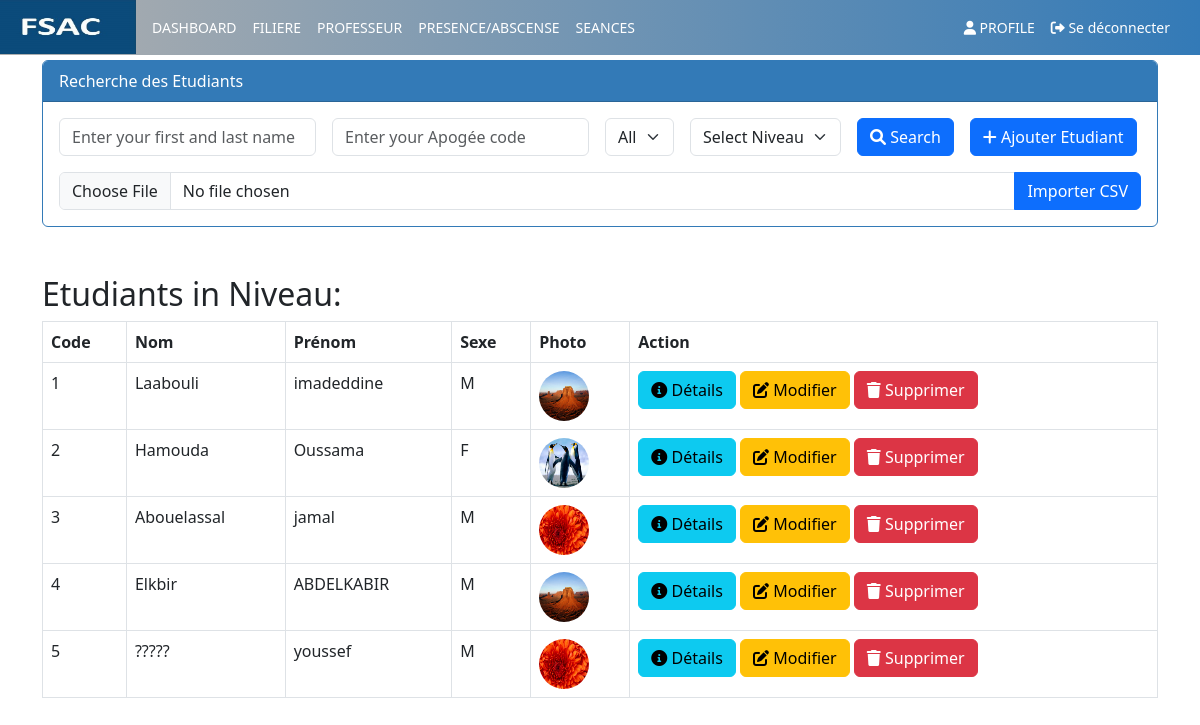
The page /page/listEtudiants.php (signed in) on the database its author committed.
### tables this page shows
CREATE TABLE IF NOT EXISTS Etudiant (
    code INT AUTO_INCREMENT PRIMARY KEY,
    nom VARCHAR(50),
    prenom VARCHAR(50),
    sex VARCHAR(50),
    niveau VARCHAR(50),
    photo VARCHAR(100),
    date_naissance Varchar(100),
    lieu_naissance Varchar(50),
    cin VARCHAR(255),
    password VARCHAR(255),
    idfiliere INT,
    FOREIGN KEY (idfiliere) REFERENCES Filiere(idfiliere)
);

### page/listEtudiants.php (the view, shortened to what this page needs)
<?php
require_once('connection_db.php');
$nomf = isset($_GET['fname']) ? $_GET['fname'] : "";
$code = isset($_GET['code']) ? $_GET['code'] : "";
$sex = isset($_GET['sex']) ? $_GET['sex'] : "all";
$niveau = isset($_GET['niveau']) ? $_GET['niveau'] : "";
function fetchEtudiants($pdo, $nomf, $code, $sex, $niveau) {
    $params = [];
    $sql = "SELECT * FROM Etudiant WHERE 1=1";
    try {
        $query = $pdo->prepare($sql);
        $query->execute($params);
        return $query->fetchAll();
    } catch (Exception $e) {
        die("<p>Error fetching students: " . $e->getMessage() . "</p>");
    }
}
$etudiants = fetchEtudiants($pdo, $nomf, $code, $sex, $niveau);
?>
<!DOCTYPE html>
<html lang="en">
<head>
    <link rel="stylesheet" href="https://cdn.jsdelivr.net/npm/bootstrap@5.3.3/dist/css/bootstrap.min.css">
    <link rel="stylesheet" href="../css/monstyle.css">
</head>
<body>
    <?php include("menu.php"); ?>
    <div class="container mt-5">
        <div class="card border-primary"style="margin-top :60px;">
            <div class="card-header bg-primary text-white">Recherche des Etudiants</div>
            <div class="card-body">
                <form method="get" action="listEtudiants.php" class="row g-3">
                    <div class="col-auto"><input type="text" placeholder="Enter your first and last name" name="fname" class="form-control" value="<?php echo htmlspecialchars($nomf); ?>"></div>
                    <div class="col-auto"><input type="text" placeholder="Enter your Apogée code" name="code" class="form-control" value="<?php echo htmlspecialchars($code); ?>"></div>
                    <div class="col-auto">
                        <select class="form-select" name="sex" id="sex">
                            <option value="all" <?php echo $sex === 'all' ? 'selected' : ''; ?>>All</option>
                        </select>
                    </div>
                    <div class="col-auto">
                        <select class="form-select" name="niveau" id="niveau">
                            <option value="">Select Niveau</option>
                        </select>
                    </div>
                    <div class="col-auto"><button type="submit" class="btn btn-primary"><i class="fas fa-search"></i> Search</button></div>
                    <div class="col-auto"><a href="nouvelleETUDIANT.php" class="btn btn-primary"><i class="fas fa-plus"></i> Ajouter Etudiant</a></div>
                </form>
                <form method="post" enctype="multipart/form-data" action="import_etudiants.php" class="mt-3">
                    <div class="input-group">
                        <input type="file" name="csv_file" class="form-control">
                        <button class="btn btn-primary" type="submit">Importer CSV</button>
                    </div>
                </form>
            </div>
        </div>
        <h2 class="mt-5">Etudiants in Niveau: <?php echo htmlspecialchars($niveau); ?></h2>
        <table class="table table-bordered">
            <thead>
                <tr>
                    <th>Code</th>
                    <th>Nom</th>
                    <th>Prénom</th>
                    <th>Sexe</th>
                    <th>Photo</th>
                    <th>Action</th>
                </tr>
            </thead>
            <tbody>
                <?php foreach ($etudiants as $etudiant) { ?>
                <tr>
                    <td><?php echo htmlspecialchars($etudiant['code']); ?></td>
                    <td><?php echo htmlspecialchars($etudiant['nom']); ?></td>
                    <td><?php echo htmlspecialchars($etudiant['prenom']); ?></td>
                    <td><?php echo htmlspecialchars($etudiant['sex']); ?></td>
                    <td><img src="../img/<?php echo htmlspecialchars($etudiant['photo']); ?>" width="50px" height="50px" class="img-circle"></td>
                    <td>
                        <a href="details_etudiant.php?code=<?php echo htmlspecialchars($etudiant['code']); ?>" class="btn btn-info"><i class="fas fa-info-circle"></i> Détails</a>
                        <a href="editetudiant.php?code=<?php echo htmlspecialchars($etudiant['code']); ?>" class="btn btn-warning"><i class="fas fa-edit"></i> Modifier</a>
                        <a onclick="return confirm('Êtes-vous sûr de vouloir supprimer cet étudiant ?')" href="removeetudiants.php?code=<?php echo htmlspecialchars($etudiant['code']); ?>" class="btn btn-danger"><i class="fas fa-trash"></i> Supprimer</a>
                    </td>
                </tr>
                <?php } ?>
            </tbody>
        </table>
    </div>
</body>
</html>

### page/menu.php (shortened to what this page needs)
<!DOCTYPE html>
<html>
<head>
    <link rel="stylesheet" href="https://cdn.jsdelivr.net/npm/bootstrap@5.3.0/dist/css/bootstrap.min.css">
    <link rel="stylesheet" href="https://cdnjs.cloudflare.com/ajax/libs/font-awesome/6.0.0-beta3/css/all.min.css">
</head>
<body>
    <nav class="navbar navbar-expand-lg navbar-custom fixed-top" style="height: 55px;">
        <div class="container-fluid">
            <a href="../index.php" class="navbar-brand" style="width: 130px; height: 30px; border-radius: 0; margin-top: -12px; margin-bottom: -2px; margin-left: -24px;">
                <img src="../img/image2fsac4.jpg" alt="FSAC Logo">
            </a>
            <div class="collapse navbar-collapse" id="navbarNav">
                <ul class="navbar-nav me-auto">
                    <li class="nav-item"><a class="nav-link" href="Dashboard.php">DASHBOARD</a></li>
                    <li class="nav-item"><a class="nav-link" href="Filiere.php">FILIERE</a></li>
                    <li class="nav-item"><a class="nav-link" href="Professeur.php">PROFESSEUR</a></li>
                    <li class="nav-item"><a class="nav-link" href="PROPOS.php">PRESENCE/ABSCENSE</a></li>
                    <li class="nav-item"><a class="nav-link" href="empl.php">SEANCES</a></li>
                </ul>
                <ul class="navbar-nav">
                    <li class="nav-item"><a class="nav-link" href="Profile.php"><i class="fa fa-user"></i> PROFILE</a></li>
                    <li class="nav-item">
                        <a class="nav-link" href="SeDeconnecter.php" id="logout-link"><i class="fa fa-sign-out-alt"></i> Se déconnecter</a>
                    </li>
                </ul>
            </div>
        </div>
    </nav>
</body>
</html>

### css/monstyle.css (style rules this page uses)
.form-control { border-radius: 20px; }
.card.border-primary { border-color: #337ab7 !important; border-width: 1px !important; }
.card-header.bg-primary { background-color: #337ab7 !important; color: #fff; }

### page/listEtudiants.php (style rules this page uses)
.img-circle { border-radius: 50%; }

### page/menu.php (style rules this page uses)
.navbar-custom { background-image: linear-gradient(to right, #AFAFAF, #337ab7); border-color: #000; padding: 5px 10px; }
.navbar-custom .navbar-brand, .navbar-custom .nav-link { color: #fff; padding: 8px 12px; font-size: 14px; }
#logout-link { color: #fff; }
.navbar-brand img { width: 150px; height: 55px; border-radius: 0; margin-top: -17px; margin-bottom: -15px; margin-left: -24px; }

### rows shown on the page
etudiant: code "1", nom "Laabouli", prenom "imadeddine", sex "M", photo (picture)
etudiant: code "2", nom "Hamouda", prenom "Oussama", sex "F", photo (picture)
etudiant: code "3", nom "Abouelassal", prenom "jamal", sex "M", photo (picture)
etudiant: code "4", nom "Elkbir", prenom "ABDELKABIR", sex "M", photo (picture)
etudiant: code "5", nom "?????", prenom "youssef", sex "M", photo (picture)
